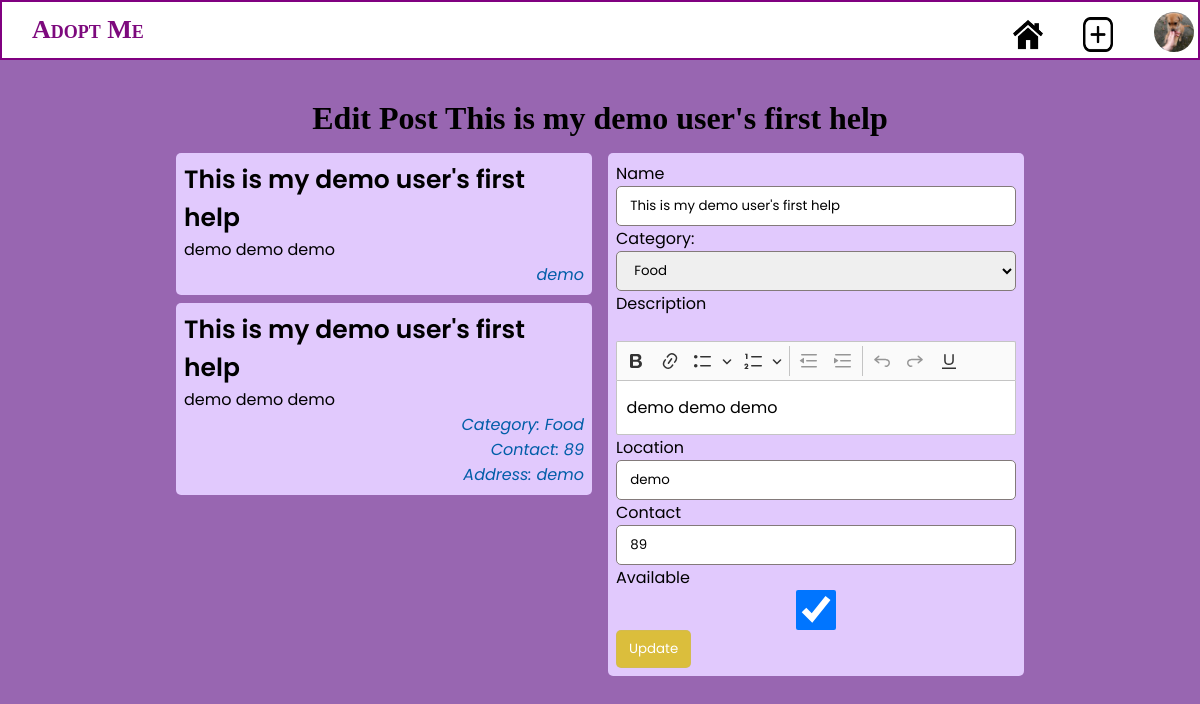
Screenshot of /update-help.php?help_id=28 (signed in) with the database file from the repository.
### tables this page shows
CREATE TABLE `pets` (
  `id` int(11) NOT NULL,
  `title` varchar(255) NOT NULL,
  `description` text NOT NULL,
  `location` varchar(255) NOT NULL,
  `contact` int(11) NOT NULL,
  `helper_id` int(10) UNSIGNED NOT NULL,
  `category` int(10) UNSIGNED DEFAULT NULL,
  `created_at` datetime NOT NULL DEFAULT current_timestamp(),
  `active` int(11) NOT NULL DEFAULT 1,
  `image` varchar(255) DEFAULT NULL
);

CREATE TABLE `pets_category` (
  `id` int(11) NOT NULL,
  `name` varchar(256) NOT NULL,
  `description` varchar(1000) DEFAULT NULL
);

### update-help.php (the view, shortened to what this page needs)
<?php
include "./includes/function.php";
include "./includes/authentication_required.php";
if (isset($_GET['help_id'])) :
    $help_id = $_GET['help_id'];
    $help_res = getPetById($help_id, $_SESSION['user']['id']);
    if ($help_res->num_rows != 0) :
        while ($row = $help_res->fetch_object()) {
            $help = $row;
        }
    else :
        $_SESSION['message'] = array('type' => 'danger', 'msg' => 'Help not found!');
        header('Location: /list.php');
        exit();
    endif;
else :
    $_SESSION['message'] = array('type' => 'danger', 'msg' => 'Help not found!');
    header('Location: /list.php');
    exit();
endif;
?>
<!DOCTYPE html>
<html lang="en">
<head>
    <link rel="stylesheet" href="./styles/main.css">
    <link rel="stylesheet" href="./styles/nav.css">
    <link rel="stylesheet" href="./styles/list.css">
</head>
<body>
    <?php include("./partials/nav.php") ?>
    <div class="container">
        <div class="title">
            <h1>Edit Post <?= $help->title ?></h1>
        </div>
        <div class="data-section">
            <div class="render-section">
                <div class="">
                    <div class='help-item help-item-card'>
                        <div class='help-title'>
                            <h3><?= $help->title ?></h3>
                        </div>
                        <div class='help-description'>
                            <p><?= $help->description ?></p>
                        </div>
                        <div class='help-meta help-meta-location'><?= $help->location ?></div>
                    </div>
                    <div class='help-item'>
                        <div class='help-title'>
                            <h3><?= $help->title ?></h3>
                        </div>
                        <div class='help-description'>
                            <p><?= $help->description ?></p>
                        </div>
                        <div class='help-meta help-meta-category'>
                            Category: <?php echoCategoryName($help->category); ?>
                        </div>
                        <div class='help-meta help-meta-contact'>
                            Contact: <?= $help->contact ?>
                        </div>
                        <div class='help-meta help-meta-location'>
                            Address: <?= $help->location ?>
                        </div>
                    </div>
                </div>
            </div>
            <div class="form-section">
                <form class="help-item" method="post" action="./update-help.php?help_id=<?= $help_id ?>" id='createHelpForm' name='createHelpForm'>
                    <label for="create-help-title">Name</label><br>
                    <input type="text" placeholder="Name" id='create-help-title' class='' name="title" value="<?= $help->title ?>" required><br>
                    <label for="create-help-category">Category:</label><br>
                    <select id='create-post-category' class='input' name="category" required>
                        <?php
                        $categories = getCategories();
                        while ($category = mysqli_fetch_array($categories)) {
                        ?>
                            <option value="<?= $category['id'] ?>" <?php
                                                                    if ($help->category == $category['id']) {
                                                                        echo "selected";
                                                                    } ?>>
                                <?= $category['name'] ?>
                            </option>
                        <?php
                        }
                        ?>
                    </select><br>
                    <label for="create-help-description">Description</label><br>
                    <textarea id="create-help-description" placeholder="Description about post..." name='description' class='textarea' required><?= $help->description ?></textarea><br>
                    <label for="create-help-location">Location</label><br>
                    <input type="text" placeholder="Location" id='create-help-location' class='' name="location" required value="<?= $help->location ?>"><br>
                    <label for="create-help-contact">Contact</label><br>
                    <input type="text" placeholder="Contact number" pattern="[0-9]{10}" id='create-help-contact' class='' name="contact" required value="<?= $help->contact ?>"><br>
                    <label for="create-help-active">Available</label><br>
                    <?php
                    $selected = $help->active == 1 ? "checked" : ""
                    ?>
                    <input type="checkbox" id='create-help-active' class='' name="active" value="1" <?= $selected ?>><br>
                    <button type="submit" value="submit" name="update_help" class="btn btn-edit">Update</button>
                </form>
            </div>
        </div>
    </div>
</body>
</html>

### includes/function.php (shortened to what this page needs)
<?php
require_once('database.php');
function getCategories()
{
    global $conn;
    $sql = $conn->prepare('SELECT * from pets_category');
    $sql->execute();
    $categories = $sql->get_result();
    return $categories;
}
function getPetById($pet_id = NULL, $owner = NULL)
{
    global $conn;
    if ($pet_id !== "" && $pet_id !== NULL && $pet_id !== 0) {
        if ($owner == NULL) {
            $sql = $conn->prepare("SELECT * FROM `pets` WHERE `id` = ?");
            $sql->bind_param('i', $pet_id);
        } else {
            $sql = $conn->prepare("SELECT * FROM `pets` WHERE `id` = ? AND `helper_id` = ?");
            $sql->bind_param('ii', $pet_id, $owner);
        }
        $sql->execute();
        $help = $sql->get_result();
        return $help;
    } else {
        return NULL;
    }
}
function echoCategoryName($id = NULL)
{
    global $conn;
    $sql = $conn->prepare("SELECT `name` FROM pets_category WHERE id = ?");
    $sql->bind_param('i', $id);
    $sql->execute();
    $res = $sql->get_result();
    if ($res->num_rows !== 0) {
        while ($cat_name = $res->fetch_assoc()) {
            echo $cat_name['name'];
        }
    } else {
        echo $id;
    }
}

### styles/main.css (style rules this page uses)
* { --primary: #8347b5; --secondary: #ffffff; --primary-green: #227027; --secondary-green: #90f096; --primary-red: #a81b0e; --secondary-red: #ff7a73; --meta: rgb(0, 93, 168); --focus-light: rgba(163, 211, 226, 0.897); --primary-btn-active: #ffffff; padding: 0px; margin: 0px; font-family: "Poppins", "Segoe UI", Tahoma, Geneva, Verdana, sans-serif; box-sizing: border-box; }
.container { padding: 100px 10rem 0px 10rem; }
.btn { border: 0.1rem solid #a8a8a82d; padding: 1vh 1vw; border-radius: 5px; min-height: 30px; max-height: 10vh; cursor: pointer; }
.input, input { float: left; min-height: 3em; width: 100%; border-radius: 5px; border: 0.1em solid rgb(131, 122, 122); padding: 0px 1em 0px 1em; }
body { background-color: white; }
.btn-edit { background-color: rgb(219, 190, 60); color: white; }

### styles/nav.css (style rules this page uses)
* { margin: 0; padding: 0; }
body { height: 100vh; background-color: rgb(152, 102, 177); background-size: cover; background-position: center; }

### styles/list.css (style rules this page uses)
.title { text-align: center; color: rgba(243, 233, 245, 0.795); align-content: center; }
.title h1 { font-family: cursive; color: black; }
.data-section { display: flex; flex-wrap: wrap; padding: 0.5em; }
.form-section { flex: 1 1 50%; min-width: 50%; }
.render-section { min-width: 50%; flex: 1 1 50%; }
.help-item { min-height: 10vh; background-color: #e1c9fd; margin: 1vh; padding: 1vh; border-radius: 5px; }
.help-meta { font-style: italic; text-align: right; color: var(--meta); }
.help-title > * { font-weight: 600; font-size: 25px; }
[name="active"] { float: left; margin: auto; display: block; }

### rows the page displays
pets: title "This is my demo user's first help", description "demo demo demo", location "demo", contact "89", category "Food"
pets_category: name "Food"
